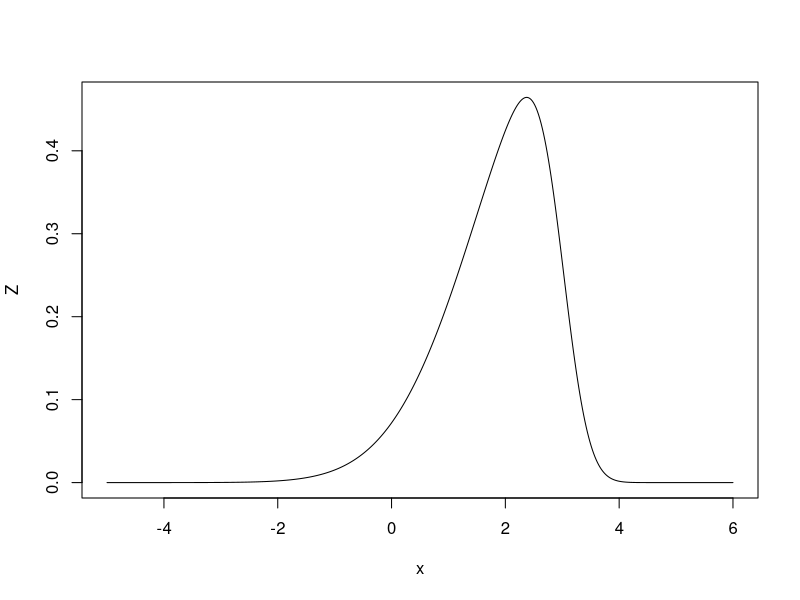

R code for this plot:
library(sn)

xi=3
omega=1.5
alpha=-4
tau=0
x = seq(-5, 6, length.out = 500)
Z = dsn(x,xi=xi,omega=omega,alpha=alpha,tau=tau)
plot(x, Z, type = "l")
